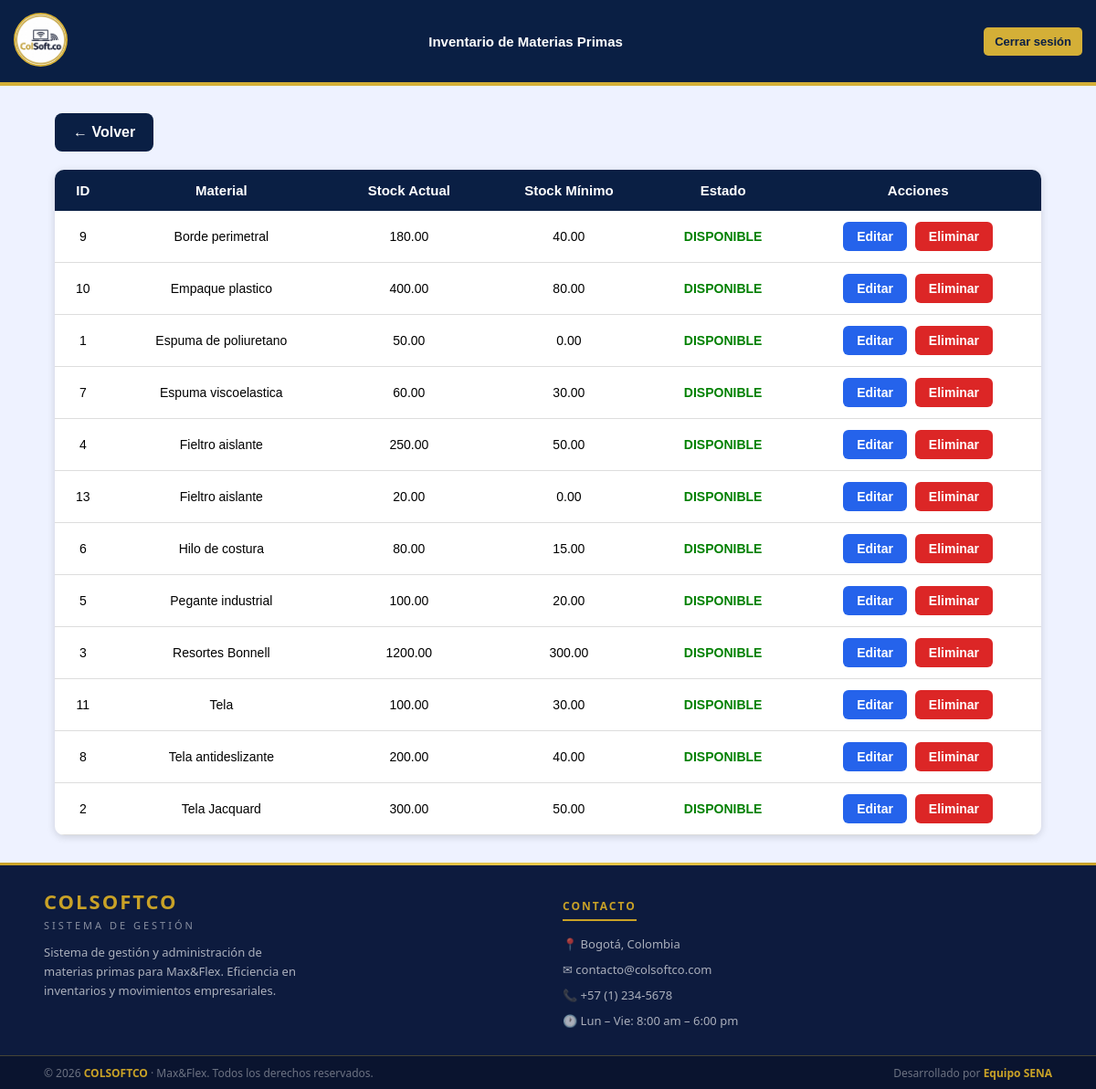
The app's page /view/control_de_stock/inventario/lista_inventario.php with its own data.
### tables this page shows
CREATE TABLE `materias_primas` (
  `id_material` int(11) NOT NULL,
  `nombre_material` varchar(100) NOT NULL,
  `stock_actual` decimal(12,2) DEFAULT 0.00,
  `stock_minimo` decimal(12,2) NOT NULL,
  `id_unidad` int(11) DEFAULT NULL,
  `id_proveedor` int(11) DEFAULT NULL
);

### view/control_de_stock/inventario/lista_inventario.php (the view, shortened to what this page needs)
<?php
$db = new Conexion();
$conn = $db->getConnection();
$sql = "
SELECT
    id_material,
    nombre_material,
    stock_actual,
    stock_minimo
FROM materias_primas
ORDER BY nombre_material ASC
";
$stmt = $conn->prepare($sql);
$stmt->execute();
$materiales = $stmt->fetchAll(PDO::FETCH_ASSOC);
?>
<!DOCTYPE html>
<html lang="es">
<head>
    <link rel="stylesheet" href="lista_inventario.css">
</head>
<body>
    <header class="header">
        <div class="logo">
            <a href="../../app/ir_panel.php">
                <img src="../../../public/imagenes/logo.png" alt="logo">
            </a>
        </div>
        <div class="header-title">
            <h1>Inventario de Materias Primas</h1>
        </div>
        <button id="btnLogout" class="btn-logout" onclick="cerrarSesion()">
            Cerrar sesión
        </button>
    </header>
    <div class="container">
        <a class="btn-volver" href="../control_de_stock.php">
            ← Volver
        </a>
        <div class="table-responsive">
            <table>
                <tr>
                    <th>ID</th>
                    <th>Material</th>
                    <th>Stock Actual</th>
                    <th>Stock Mínimo</th>
                    <th>Estado</th>
                    <th>Acciones</th>
                </tr>
                <?php foreach ($materiales as $m): ?>
                    <tr>
                        <td><?= $m['id_material'] ?></td>
                        <td><?= htmlspecialchars($m['nombre_material']) ?></td>
                        <td><?= $m['stock_actual'] ?></td>
                        <td><?= $m['stock_minimo'] ?></td>
                        <td>
                            <?php if ($m['stock_actual'] <= $m['stock_minimo']): ?>
                                <span class="alerta">STOCK BAJO</span>
                            <?php else: ?>
                                <span class="normal">DISPONIBLE</span>
                            <?php endif; ?>
                        </td>
                        <td class="acciones">
                            <a class="btn-editar" href="editar_inventario.php?id=<?= $m['id_material'] ?>">
                                Editar
                            </a>
                            <a href="eliminar_inventario.php?id=<?= $m['id_material'] ?>" class="btn-eliminar">
                                Eliminar
                            </a>
                        </td>
                    </tr>
                <?php endforeach; ?>
            </table>
        </div>
    </div>
    <footer>
        <div class="footer-divider"></div>
        <div class="footer-top">
            <div>
                <p class="footer-brand-name">COLSOFTCO</p>
                <p class="footer-brand-sub">Sistema de Gestión</p>
                <p class="footer-brand-desc">Sistema de gestión y administración de materias primas para Max&Flex. Eficiencia en inventarios y movimientos empresariales.</p>
            </div>
            <div>
                <p class="footer-col-title">Contacto</p>
                <div class="footer-contact-item">📍 Bogotá, Colombia</div>
                <div class="footer-contact-item">✉ contacto@colsoftco.com</div>
                <div class="footer-contact-item">📞 +57 (1) 234-5678</div>
                <div class="footer-contact-item">🕐 Lun – Vie: 8:00 am – 6:00 pm</div>
            </div>
        </div>
        <div class="footer-bottom">
            <span>© 2026 <strong>COLSOFTCO</strong> · Max&Flex. Todos los derechos reservados.</span>
            <span>Desarrollado por <strong>Equipo SENA</strong></span>
        </div>
    </footer>
</body>
</html>

### view/control_de_stock/inventario/lista_inventario.css (style rules this page uses)
body { margin: 0; font-family: Arial, Helvetica, sans-serif; background: #eef2ff; min-height: 100vh; display: flex; flex-direction: column; }
.header { display: flex; align-items: center; justify-content: space-between; background-color: #0A1F44; padding: 10px 15px; min-height: 70px; position: relative; z-index: 100; border-bottom: 4px solid #D4AF37; gap: 10px; }
.header .logo { display: flex; align-items: center; flex-shrink: 0; }
.header .logo img { width: 55px; height: 55px; border-radius: 50%; border: 2px solid #d4af37; background: white; }
.header-title { flex: 1; text-align: center; overflow: hidden; }
.header-title h1 { margin: 0; color: white; font-size: 15px; font-weight: bold; white-space: nowrap; text-overflow: ellipsis; }
.btn-logout { background-color: #D4AF37; color: #0A1F44; border: none; padding: 8px 12px; border-radius: 5px; cursor: pointer; font-size: 13px; font-weight: bold; transition: 0.3s; flex-shrink: 0; }
.container { width: 90%; max-width: 1100px; margin: 30px auto; flex: 1; }
.btn-volver, .volver { display: inline-block; background: #0A1F44; color: white; text-decoration: none; padding: 12px 20px; border-radius: 8px; font-weight: bold; margin-bottom: 20px; transition: .3s; }
.table-responsive { width: 100%; overflow-x: auto; -webkit-overflow-scrolling: touch; background: white; border-radius: 10px; box-shadow: 0 2px 8px rgba(0,0,0,.15); }
.table-responsive table { width: 100%; border-collapse: collapse; box-shadow: none; border-radius: 0; min-width: 700px; }
th { background: #0A1F44; color: white; padding: 14px; text-align: center; font-size: 15px; }
td { padding: 12px; text-align: center; border-bottom: 1px solid #ddd; font-size: 14px; }
.normal { color: green; font-weight: bold; }
.acciones { white-space: nowrap; text-align: center; }
.btn-editar { display: inline-block; background: #2563eb; color: white; padding: 8px 15px; border-radius: 6px; text-decoration: none; font-weight: bold; margin-right: 5px; transition: .3s; }
.btn-eliminar { display: inline-block; background: #dc2626; color: white; padding: 8px 15px; border-radius: 6px; text-decoration: none; font-weight: bold; transition: .3s; }
footer { background: #0D1B3E; color: #ffffff; font-family: 'Segoe UI', Arial, sans-serif; width: 100%; box-sizing: border-box; margin-top: auto; flex-shrink: 0; }
.footer-divider { width: 100%; height: 3px; background: linear-gradient(90deg, #C9A227, #E8C84A, #C9A227); }
.footer-top { display: grid; grid-template-columns: 1fr 1fr; gap: 2rem; padding: 1.5rem 3rem 1.2rem; border-bottom: 1px solid rgba(201, 162, 39, 0.3); }
.footer-brand-name { font-size: 22px; font-weight: 700; color: #C9A227; letter-spacing: 2px; margin: 0 0 4px; }
.footer-brand-sub { font-size: 11px; letter-spacing: 3px; color: rgba(255, 255, 255, 0.5); text-transform: uppercase; margin: 0 0 12px; }
.footer-brand-desc { font-size: 13px; color: rgba(255, 255, 255, 0.65); line-height: 1.6; max-width: 280px; margin: 0; }
.footer-col-title { font-size: 12px; font-weight: 700; letter-spacing: 2px; text-transform: uppercase; color: #C9A227; border-bottom: 2px solid #C9A227; display: inline-block; padding-bottom: 6px; margin-bottom: 16px; }
.footer-contact-item { display: flex; align-items: flex-start; gap: 10px; margin-bottom: 10px; font-size: 13px; color: rgba(255, 255, 255, 0.65); }
.footer-bottom { display: flex; justify-content: space-between; align-items: center; padding: 0.6rem 3rem; background: rgba(0, 0, 0, 0.25); flex-wrap: wrap; gap: 8px; }
.footer-bottom span { font-size: 12px; color: rgba(255, 255, 255, 0.4); }
.footer-bottom strong { color: #C9A227; }

### records on screen
materias_primas: id_material "9", nombre_material "Borde perimetral", stock_actual "180.00", stock_minimo "40.00", shows "DISPONIBLE"
materias_primas: id_material "10", nombre_material "Empaque plastico", stock_actual "400.00", stock_minimo "80.00", shows "DISPONIBLE"
materias_primas: id_material "1", nombre_material "Espuma de poliuretano", stock_actual "50.00", stock_minimo "0.00", shows "DISPONIBLE"
materias_primas: id_material "7", nombre_material "Espuma viscoelastica", stock_actual "60.00", stock_minimo "30.00", shows "DISPONIBLE"
materias_primas: id_material "4", nombre_material "Fieltro aislante", stock_actual "250.00", stock_minimo "50.00", shows "DISPONIBLE"
materias_primas: id_material "13", nombre_material "Fieltro aislante", stock_actual "20.00", stock_minimo "0.00", shows "DISPONIBLE"
materias_primas: id_material "6", nombre_material "Hilo de costura", stock_actual "80.00", stock_minimo "15.00", shows "DISPONIBLE"
materias_primas: id_material "5", nombre_material "Pegante industrial", stock_actual "100.00", stock_minimo "20.00", shows "DISPONIBLE"
materias_primas: id_material "3", nombre_material "Resortes Bonnell", stock_actual "1200.00", stock_minimo "300.00", shows "DISPONIBLE"
materias_primas: id_material "11", nombre_material "Tela", stock_actual "100.00", stock_minimo "30.00", shows "DISPONIBLE"
materias_primas: id_material "8", nombre_material "Tela antideslizante", stock_actual "200.00", stock_minimo "40.00", shows "DISPONIBLE"
materias_primas: id_material "2", nombre_material "Tela Jacquard", stock_actual "300.00", stock_minimo "50.00", shows "DISPONIBLE"
